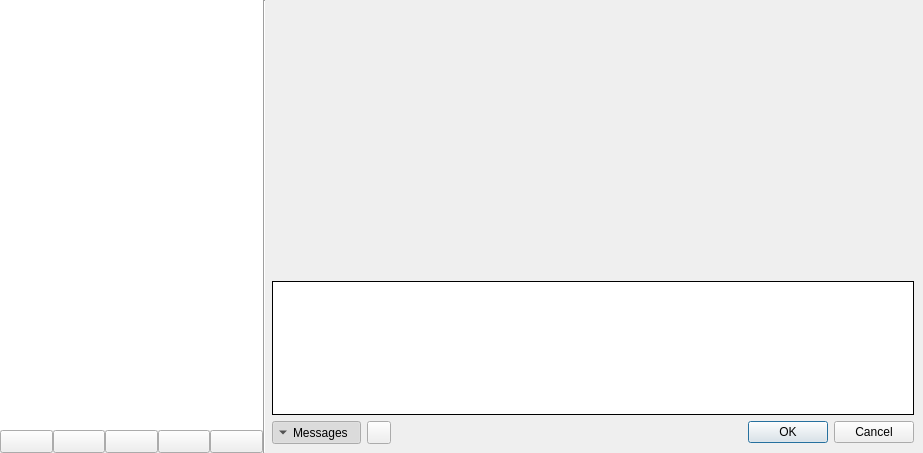
<?xml version="1.0" encoding="UTF-8"?>
<ui version="4.0">
 <class>librepcb::editor::OutputJobsDialog</class>
 <widget class="QDialog" name="librepcb::editor::OutputJobsDialog">
  <property name="geometry">
   <rect>
    <x>0</x>
    <y>0</y>
    <width>923</width>
    <height>453</height>
   </rect>
  </property>
  <property name="windowTitle">
   <string>Output Jobs</string>
  </property>
  <property name="windowIcon">
   <iconset>
    <normaloff>:/img/actions/output_jobs.png</normaloff>:/img/actions/output_jobs.png</iconset>
  </property>
  <layout class="QHBoxLayout" name="horizontalLayout_3" stretch="2,0,5">
   <property name="spacing">
    <number>0</number>
   </property>
   <property name="leftMargin">
    <number>0</number>
   </property>
   <property name="topMargin">
    <number>0</number>
   </property>
   <property name="rightMargin">
    <number>0</number>
   </property>
   <property name="bottomMargin">
    <number>0</number>
   </property>
   <item>
    <layout class="QVBoxLayout" name="verticalLayout">
     <property name="spacing">
      <number>0</number>
     </property>
     <item>
      <widget class="QListWidget" name="lstJobs">
       <property name="minimumSize">
        <size>
         <width>200</width>
         <height>0</height>
        </size>
       </property>
       <property name="maximumSize">
        <size>
         <width>400</width>
         <height>16777215</height>
        </size>
       </property>
       <property name="frameShape">
        <enum>QFrame::NoFrame</enum>
       </property>
       <property name="horizontalScrollBarPolicy">
        <enum>Qt::ScrollBarAlwaysOff</enum>
       </property>
       <property name="selectionBehavior">
        <enum>QAbstractItemView::SelectRows</enum>
       </property>
       <property name="verticalScrollMode">
        <enum>QAbstractItemView::ScrollPerPixel</enum>
       </property>
       <property name="horizontalScrollMode">
        <enum>QAbstractItemView::ScrollPerPixel</enum>
       </property>
       <property name="resizeMode">
        <enum>QListView::Adjust</enum>
       </property>
      </widget>
     </item>
     <item>
      <widget class="librepcb::editor::MessageWidget" name="msgAddDefaultJobs" native="true"/>
     </item>
     <item>
      <layout class="QHBoxLayout" name="horizontalLayout">
       <property name="spacing">
        <number>0</number>
       </property>
       <item>
        <widget class="QToolButton" name="btnAdd">
         <property name="sizePolicy">
          <sizepolicy hsizetype="Preferred" vsizetype="Fixed">
           <horstretch>0</horstretch>
           <verstretch>0</verstretch>
          </sizepolicy>
         </property>
         <property name="toolTip">
          <string>Add a new job</string>
         </property>
         <property name="text">
          <string notr="true"/>
         </property>
         <property name="icon">
          <iconset>
           <normaloff>:/img/actions/add.png</normaloff>:/img/actions/add.png</iconset>
         </property>
        </widget>
       </item>
       <item>
        <widget class="QToolButton" name="btnCopy">
         <property name="sizePolicy">
          <sizepolicy hsizetype="Preferred" vsizetype="Fixed">
           <horstretch>0</horstretch>
           <verstretch>0</verstretch>
          </sizepolicy>
         </property>
         <property name="toolTip">
          <string>Duplicate the selected job</string>
         </property>
         <property name="text">
          <string notr="true"/>
         </property>
         <property name="icon">
          <iconset>
           <normaloff>:/img/actions/copy.png</normaloff>:/img/actions/copy.png</iconset>
         </property>
        </widget>
       </item>
       <item>
        <widget class="QToolButton" name="btnUp">
         <property name="sizePolicy">
          <sizepolicy hsizetype="Preferred" vsizetype="Fixed">
           <horstretch>0</horstretch>
           <verstretch>0</verstretch>
          </sizepolicy>
         </property>
         <property name="toolTip">
          <string>Move selected job up</string>
         </property>
         <property name="text">
          <string notr="true"/>
         </property>
         <property name="icon">
          <iconset>
           <normaloff>:/img/actions/up.png</normaloff>:/img/actions/up.png</iconset>
         </property>
        </widget>
       </item>
       <item>
        <widget class="QToolButton" name="btnDown">
         <property name="sizePolicy">
          <sizepolicy hsizetype="Preferred" vsizetype="Fixed">
           <horstretch>0</horstretch>
           <verstretch>0</verstretch>
          </sizepolicy>
         </property>
         <property name="toolTip">
          <string>Move selected job down</string>
         </property>
         <property name="text">
          <string notr="true"/>
         </property>
         <property name="icon">
          <iconset>
           <normaloff>:/img/actions/down.png</normaloff>:/img/actions/down.png</iconset>
         </property>
        </widget>
       </item>
       <item>
        <widget class="QToolButton" name="btnRemove">
         <property name="sizePolicy">
          <sizepolicy hsizetype="Preferred" vsizetype="Fixed">
           <horstretch>0</horstretch>
           <verstretch>0</verstretch>
          </sizepolicy>
         </property>
         <property name="toolTip">
          <string>Remove selected job</string>
         </property>
         <property name="text">
          <string notr="true"/>
         </property>
         <property name="icon">
          <iconset>
           <normaloff>:/img/actions/minus.png</normaloff>:/img/actions/minus.png</iconset>
         </property>
        </widget>
       </item>
      </layout>
     </item>
    </layout>
   </item>
   <item>
    <widget class="Line" name="line">
     <property name="orientation">
      <enum>Qt::Vertical</enum>
     </property>
    </widget>
   </item>
   <item>
    <layout class="QVBoxLayout" name="verticalLayout_2" stretch="2,1,0">
     <property name="spacing">
      <number>6</number>
     </property>
     <property name="leftMargin">
      <number>6</number>
     </property>
     <property name="topMargin">
      <number>6</number>
     </property>
     <property name="rightMargin">
      <number>9</number>
     </property>
     <property name="bottomMargin">
      <number>9</number>
     </property>
     <item>
      <widget class="QScrollArea" name="scrollArea">
       <property name="frameShape">
        <enum>QFrame::NoFrame</enum>
       </property>
       <property name="widgetResizable">
        <bool>true</bool>
       </property>
       <property name="alignment">
        <set>Qt::AlignLeading|Qt::AlignLeft|Qt::AlignTop</set>
       </property>
       <widget class="QWidget" name="scrollAreaWidgetContents">
        <property name="geometry">
         <rect>
          <x>0</x>
          <y>0</y>
          <width>642</width>
          <height>265</height>
         </rect>
        </property>
       </widget>
      </widget>
     </item>
     <item>
      <widget class="QTextBrowser" name="txtLogMessages">
       <property name="frameShape">
        <enum>QFrame::Box</enum>
       </property>
       <property name="frameShadow">
        <enum>QFrame::Plain</enum>
       </property>
       <property name="tabChangesFocus">
        <bool>true</bool>
       </property>
       <property name="openLinks">
        <bool>false</bool>
       </property>
      </widget>
     </item>
     <item>
      <layout class="QHBoxLayout" name="horizontalLayout_2" stretch="0,0,1,0">
       <item>
        <widget class="QToolButton" name="btnShowMessages">
         <property name="toolTip">
          <string>Show/hide output messages</string>
         </property>
         <property name="text">
          <string>Messages</string>
         </property>
         <property name="checkable">
          <bool>true</bool>
         </property>
         <property name="checked">
          <bool>true</bool>
         </property>
         <property name="toolButtonStyle">
          <enum>Qt::ToolButtonTextBesideIcon</enum>
         </property>
         <property name="arrowType">
          <enum>Qt::DownArrow</enum>
         </property>
        </widget>
       </item>
       <item>
        <widget class="QToolButton" name="btnRemoveUnknownFiles">
         <property name="toolTip">
          <string>Remove unknown files in output directory</string>
         </property>
         <property name="icon">
          <iconset>
           <normaloff>:/img/actions/clean.png</normaloff>:/img/actions/clean.png</iconset>
         </property>
        </widget>
       </item>
       <item>
        <spacer name="horizontalSpacer">
         <property name="orientation">
          <enum>Qt::Horizontal</enum>
         </property>
         <property name="sizeHint" stdset="0">
          <size>
           <width>40</width>
           <height>20</height>
          </size>
         </property>
        </spacer>
       </item>
       <item>
        <widget class="QDialogButtonBox" name="buttonBox">
         <property name="orientation">
          <enum>Qt::Horizontal</enum>
         </property>
         <property name="standardButtons">
          <set>QDialogButtonBox::Cancel|QDialogButtonBox::Ok</set>
         </property>
        </widget>
       </item>
      </layout>
     </item>
    </layout>
   </item>
  </layout>
 </widget>
 <customwidgets>
  <customwidget>
   <class>librepcb::editor::MessageWidget</class>
   <extends>QWidget</extends>
   <header location="global">librepcb/editor/widgets/messagewidget.h</header>
   <container>1</container>
  </customwidget>
 </customwidgets>
 <resources/>
 <connections>
  <connection>
   <sender>buttonBox</sender>
   <signal>accepted()</signal>
   <receiver>librepcb::editor::OutputJobsDialog</receiver>
   <slot>accept()</slot>
   <hints>
    <hint type="sourcelabel">
     <x>248</x>
     <y>254</y>
    </hint>
    <hint type="destinationlabel">
     <x>157</x>
     <y>274</y>
    </hint>
   </hints>
  </connection>
  <connection>
   <sender>buttonBox</sender>
   <signal>rejected()</signal>
   <receiver>librepcb::editor::OutputJobsDialog</receiver>
   <slot>reject()</slot>
   <hints>
    <hint type="sourcelabel">
     <x>316</x>
     <y>260</y>
    </hint>
    <hint type="destinationlabel">
     <x>286</x>
     <y>274</y>
    </hint>
   </hints>
  </connection>
 </connections>
</ui>
